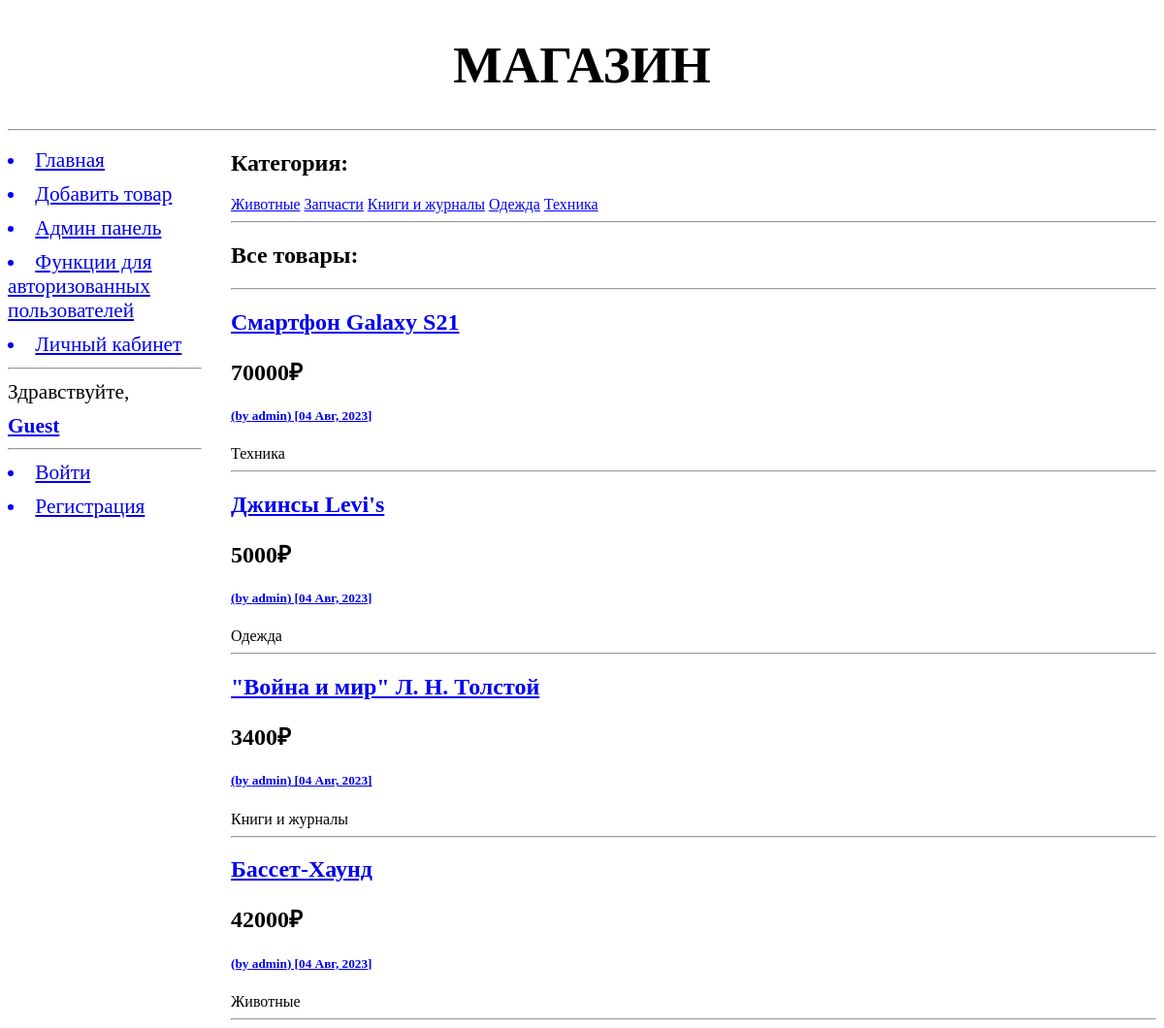
The page / on the database its author committed.
### products/models.py (models this page shows, shortened)
class Category(models.Model):
    name = models.CharField(max_length=40, null=True, blank=False, verbose_name="Название")
    def __str__(self):
        return self.name
    class Meta:
        verbose_name = "Категория товаров"
        verbose_name_plural = "Категории товаров"

class Product(models.Model):
    name = models.CharField(max_length=400, null=True, blank=False, verbose_name="Название")
    slug = models.SlugField(max_length=300, verbose_name="Слаг для url", blank=False)
    price = models.IntegerField(verbose_name="Цена", default=0)
    discription = models.TextField(blank=True, verbose_name="Описание", help_text="Дополнительная информация о товаре, его характерестиках и свойствах.")
    category = models.ForeignKey(Category, on_delete=models.SET_NULL, null=True, related_name="categ_products", verbose_name="Категория", help_text="Группа товара, по которой будет фильтроваться их список.")
    seller = models.ForeignKey(User, on_delete=models.CASCADE, verbose_name="Продавец", related_name='user_products')
    add_date = models.DateTimeField(auto_now_add=True)
    archived = models.BooleanField(verbose_name="Архивировано", help_text="Будет ли слово отображаться в каталоге?", default=False)
    img = models.ImageField(upload_to="for_products", null=True, blank=True, verbose_name="Изображение")
    objects = models.Manager()  # менеджер по умолчанию
    published = PublishedManager()  # менеджер, выводящий неархивированные товары
    class Meta:
        verbose_name = "Товар"
        verbose_name_plural = "Товары"
        indexes = [models.Index(fields=['-add_date'])]  # Добавляет индекс в базу данных - ускоряет запросы, фильтрующие и упорядочивающие по данному полю
        ordering = ['add_date', 'name']  # параметры сортировки записей по умолчанию

### catalog/views.py (the view)
# urls.py: path('', catalog, name='catalog'),
def catalog(request):
	AMOUNT_OF_PRODUCTS = 50
	if request.GET.get('selecter', False) not in ("None", False):
		sort_name = str(request.GET.get('selecter', False))
		products = Product.published.order_by(sort_name)[:AMOUNT_OF_PRODUCTS] # Используется менеджер published. Подробнее написано в моделях.
	else:
		products = Product.published.all()[:AMOUNT_OF_PRODUCTS]
	categories = Category.objects.all().order_by("name")
	context = {
		"products":products,
		"categories":categories,
		}
	return render(request, "catalog/catalog.html", context)

### products/models.py (called while the page is built)
    def get_queryset(self):
        return super().get_queryset().filter(archived=False)

### catalog/templates/catalog/catalog.html (shortened to what this page needs)
{% extends "basic.html" %}
{%  block page_title %}
Магазин
{% endblock %}
{% block content %}
    <h1>Категория: {{ current_cat.name_with_quotes }}</h1>
    {% for cat in categories %}
        {% if cat.pk != current_cat.pk %}
            <a href="{% url 'products:ex_category' cat.pk %}">{{ cat.name }}</a>
        {% endif %}
    {% endfor %}
    <hr>
    <h1>Все товары:</h1>
    <hr>
    {% for product in products %}
        <h2> <a href="{% url 'products:ex_product' product.pk %}"> {{ product.name }} </a>
            <h2> {{ product.price }}₽ </h2>
            <h5> <a href="{% url 'users:users' %}">(by {{ product.seller }}) [{{ product.add_date|date:"d M, Y" }}]</a></h5>
         </h2>  <p2>{{ product.category }} <br></p2>
        <hr>
    {% endfor %}
{% endblock %}

### rows shown on the page
Category: name "Животные"
Category: name "Запчасти"
Category: name "Книги и журналы"
Category: name "Одежда"
Category: name "Техника"
Product: name "Смартфон Galaxy S21", price "70000", seller "admin", add_date "04 Авг, 2023", category "Техника"
Product: name "Джинсы Levi's", price "5000", seller "admin", add_date "04 Авг, 2023", category "Одежда"
Product: name "\"Война и мир\" Л. Н. Толстой", price "3400", seller "admin", add_date "04 Авг, 2023", category "Книги и журналы"
Product: name "Бассет-Хаунд", price "42000", seller "admin", add_date "04 Авг, 2023", category "Животные"

### other values the page prints
{{ user.username|default:'Guest' }} "Guest"
